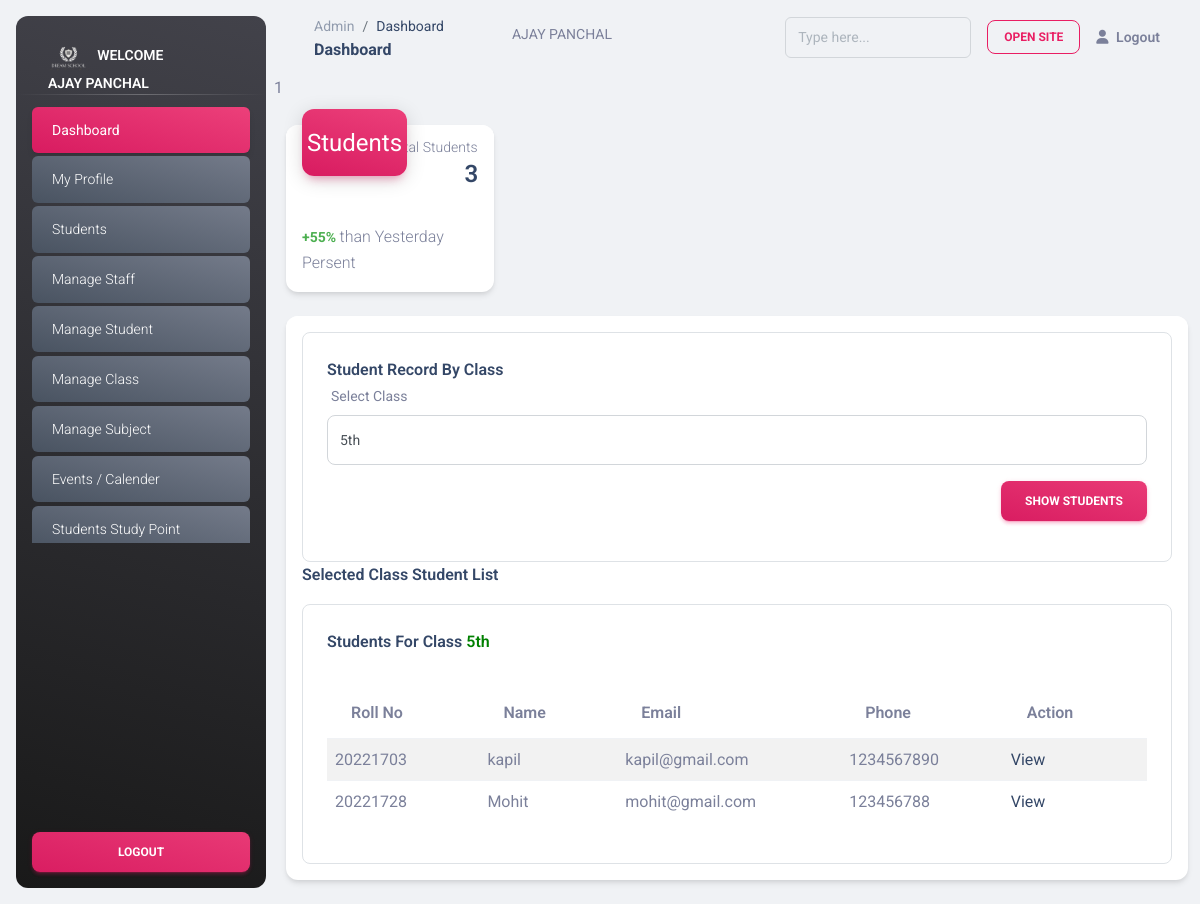
The page /admin/students.php?cls=7 (signed in) on the database its author committed.
### tables this page shows
CREATE TABLE `classes` (
  `id` int(11) NOT NULL,
  `class_name` varchar(255) DEFAULT NULL,
  `incharge_id` int(11) DEFAULT NULL,
  `insert_by` int(11) DEFAULT NULL,
  `update_by` timestamp NULL DEFAULT current_timestamp(),
  `insert_at` timestamp NULL DEFAULT current_timestamp(),
  `update_at` int(11) DEFAULT NULL
);

CREATE TABLE `student` (
  `student_id` int(11) NOT NULL,
  `student_roll_no` int(11) NOT NULL,
  `class_id` int(11) DEFAULT NULL,
  `student_name` varchar(255) DEFAULT NULL,
  `student_email` varchar(255) DEFAULT NULL,
  `student_phone` varchar(13) DEFAULT NULL,
  `student_psw` varchar(255) DEFAULT NULL,
  `insert_by` int(11) NOT NULL,
  `insert_at` int(11) NOT NULL,
  `update_by` int(11) NOT NULL,
  `update_at` int(11) NOT NULL,
  `status` enum('active','in-active') NOT NULL
);

### admin/students.php (the view, shortened to what this page needs)
<?php
include "header.php";
?>
<main class="main-content position-relative max-height-vh-100 h-100 border-radius-lg ">
  <?= include("navBar.php") ?>
  <div class="container-fluid py-4">
    <div class="row">
      <div class="col-xl-3 col-sm-6 mb-xl-0 mb-4">
        <div class="card">
          <div class="card-header p-3 pt-2">
            <div
              class="icon icon-lg icon-shape bg-gradient-primary shadow-primary text-center border-radius-xl mt-n4 position-absolute">
              <i class="material-icons opacity-10">Students</i>
            </div>
            <div class="text-end pt-1">
              <p class="text-sm mb-0 text-capitalize">Total Students</p>
              <?php
              $sql = "SELECT student_id FROM student ";
              $sql = mysqli_query($conn, $sql);
              $total_std_row = mysqli_num_rows($sql);
              ?>
              <h4 class="mb-0"><?= $total_std_row ?></h4>
            </div>
          </div>
          <hr class="primary horizontal my-0">
          <div class="card-footer p-3">
            <p class="mb-0"><span class="text-success text-sm font-weight-bolder">+55% </span>than Yesterday Persent</p>
          </div>
        </div>
      </div>
    </div>
    <div class="col-md-12 mb-lg-0 mb-4">
      <div class="card mt-4">
        <div class="card-header pb-0 p-3">
          <div class="row">
            <div class="col-md-12 mb-md-0 mb-4">
              <div class="card card-body border card-plain border-radius-lg  ">
                <h6 class="mb-0">Student Record By Class</h6>
                <div>
                  <form method="get">
                    <div class="mb-3">
                      <label class="form-label">Select Class</label>
                      <select name="cls" class="form-control form-control-lg">
                        <?php
                        $class_name = "";
                        $class = "";
                        $sql = "SELECT * FROM `classes`";
                        $sql = mysqli_query($conn, $sql);
                        while ($row = mysqli_fetch_assoc($sql)) {
                          if (isset($_GET['cls'])) {
                            $class = $_GET['cls'];
                            if ($row['id'] == $class) {
                              $class_name = $row['class_name'];
                            }
                          }
                        ?>
                        <option value="<?= $row['id'] ?>" <?php if ($row['id'] == $class)
                            echo "selected disabled" ?>>
                          <?= $row['class_name'] ?></option>
                        <?php } ?>
                      </select>
                    </div>
                    <div class="mb-3 text-end">
                      <button type="submit" class="btn bg-gradient-primary mb-0" href="javascript:;">Show Students</button>
                    </div>
                  </form>
                </div>
              </div>
            </div>
            <div class="col-6 d-flex align-items-center">
              <h6 class="mb-0">Selected Class Student List</h6>
            </div>
          </div>
        </div>
        <div class="card-body p-3">
          <div class="row">
            <div class="col-md-12 mb-md-0 mb-4">
              <div class="card card-body border card-plain border-radius-lg  ">
                <h6 class="mb-0">Students For Class <span style="color:green"><?= $class_name ?></span></h6>
                <hr>
                <div>
                  <table class="table table-striped d-tbl" style="width:100%">
                    <thead>
                      <tr>
                        <th> Roll No</th>
                        <th> Name</th>
                        <th> Email</th>
                        <th> Phone</th>
                        <th> Action</th>
                      </tr>
                    </thead>
                    <tbody>
                      <?php
                      if (isset($_GET['cls']) && !empty($_GET['cls'])) {
                        $class = $_GET['cls'];
                        $sql = "SELECT * FROM student WHERE class_id=$class";
                        $sql = mysqli_query($conn, $sql);
                        while ($row = mysqli_fetch_assoc($sql)) {
                      ?>
                      <tr>
                        <td><?= $row['student_roll_no'] ?></td>
                        <td><?= $row['student_name'] ?></td>
                        <td><?= $row['student_email'] ?></td>
                        <td><?= $row['student_phone'] ?></td>
                        <td><a href="managestudent.php?stid=<?= $row['student_id'] ?>">View</a></td>
                      </tr>
                      <?php
                        }
                      }
                      ?>
                    </tbody>
                  </table>
                </div>
              </div>
            </div>
          </div>
        </div>
      </div>
    </div>
  </div>
</main>
<?php include "footer.php" ?>

### assets/css/nucleo-svg.css (style rules this page uses)
.icon { display: inline-block; color: #111111; height: 1em; width: 1em; }
.icon-lg { height: 1.6em; width: 1.6em; }
.icon { fill: currentColor; stroke: none; }

### rows shown on the page
classes: class_name "5th"
student: student_roll_no "20221703", student_name "kapil", student_email "kapil@gmail.com", student_phone "1234567890"
student: student_roll_no "20221728", student_name "Mohit", student_email "mohit@gmail.com", student_phone "123456788"

### other values the page prints
$_SESSION['admin_name'] "AJAY PANCHAL"
include("navBar.php") "1"
$total_std_row "3"
form field cls "5th"
